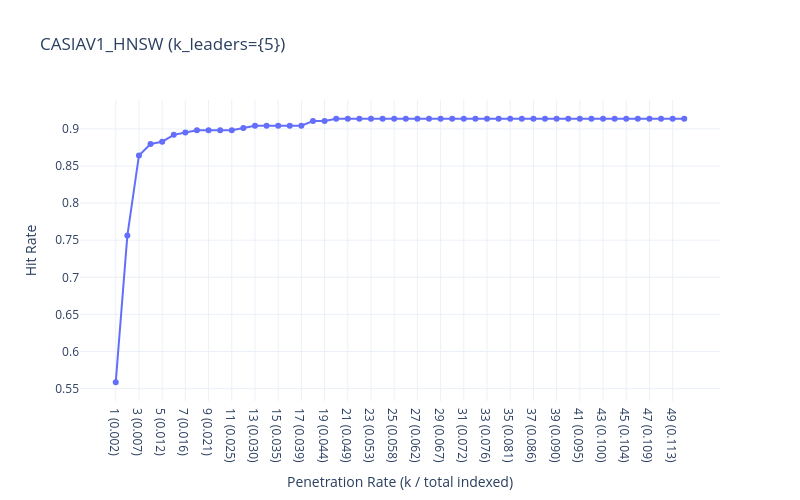

Write notebook code for a chart like this one.
### Code cell
x_labels, hit_rates = evaluate_hit_rate_topk(hnsw, y_index, X_query, y_query, 50,20)

    # Plot
plot_hit_rate_plotly_topk(x_labels, hit_rates,20,"CASIAV1_HNSW (k_leaders={5})")

### Figure 1 — Plotly figure (JSON) as saved in the notebook; plotly's stock layout.template omitted (floating-point values rounded to 4 significant figures)
{"data": [{"line": {"width": 2}, "marker": {"size": 6}, "mode": "lines+markers", "name": "efSearch=20", "type": "scatter", "x": ["1 (0.002)", "2 (0.005)", "3 (0.007)", "4 (0.009)", "5 (0.012)", "6 (0.014)", "7 (0.016)", "8 (0.019)", "9 (0.021)", "10 (0.023)", "11 (0.025)", "12 (0.028)", "13 (0.030)", "14 (0.032)", "15 (0.035)", "16 (0.037)", "17 (0.039)", "18 (0.042)", "19 (0.044)", "20 (0.046)", "21 (0.049)", "22 (0.051)", "23 (0.053)", "24 (0.056)", "25 (0.058)", "26 (0.060)", "27 (0.062)", "28 (0.065)", "29 (0.067)", "30 (0.069)", "31 (0.072)", "32 (0.074)", "33 (0.076)", "34 (0.079)", "35 (0.081)", "36 (0.083)", "37 (0.086)", "38 (0.088)", "39 (0.090)", "40 (0.093)", "41 (0.095)", "42 (0.097)", "43 (0.100)", "44 (0.102)", "45 (0.104)", "46 (0.106)", "47 (0.109)", "48 (0.111)", "49 (0.113)", "50 (0.116)"], "y": [0.5586, 0.7562, 0.8642, 0.8796, 0.8827, 0.892, 0.8951, 0.8981, 0.8981, 0.8981, 0.8981, 0.9012, 0.9043, 0.9043, 0.9043, 0.9043, 0.9043, 0.9105, 0.9105, 0.9136, 0.9136, 0.9136, 0.9136, 0.9136, 0.9136, 0.9136, 0.9136, 0.9136, 0.9136, 0.9136, 0.9136, 0.9136, 0.9136, 0.9136, 0.9136, 0.9136, 0.9136, 0.9136, 0.9136, 0.9136, 0.9136, 0.9136, 0.9136, 0.9136, 0.9136, 0.9136, 0.9136, 0.9136, 0.9136, 0.9136]}], "layout": {"height": 500, "hovermode": "x unified", "title": {"text": "CASIAV1_HNSW (k_leaders={5})"}, "width": 800, "xaxis": {"title": {"text": "Penetration Rate (k / total indexed)"}}, "yaxis": {"title": {"text": "Hit Rate"}}}}
